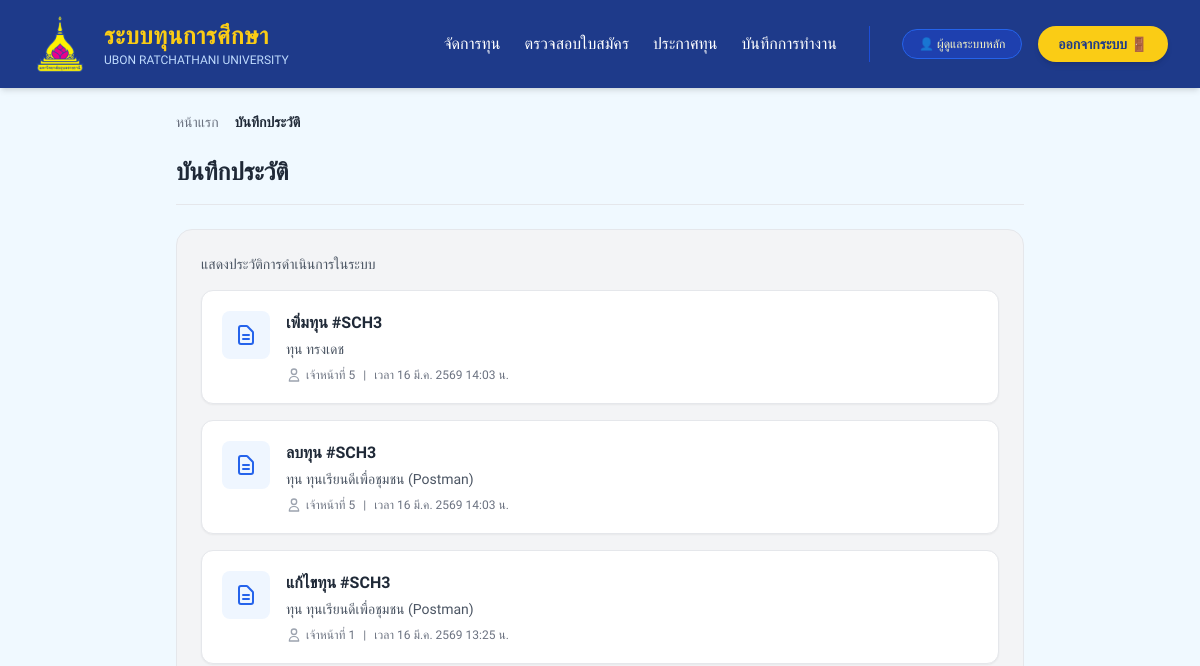
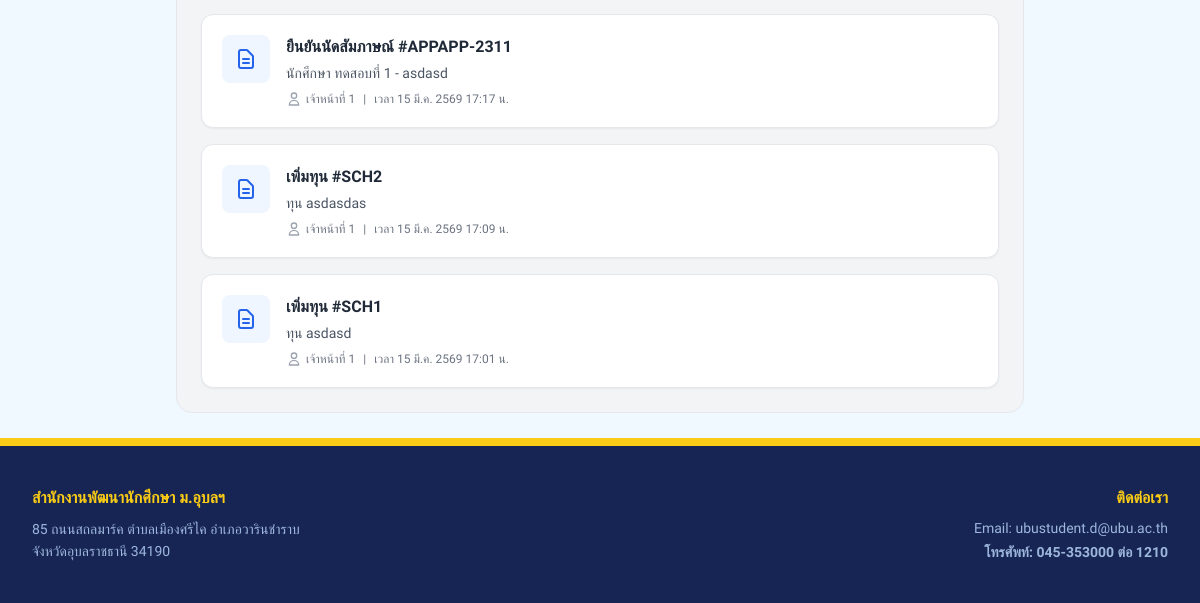
The page /officer/audit-log (signed in) on the database as committed earlier (2 pictures, top to bottom).
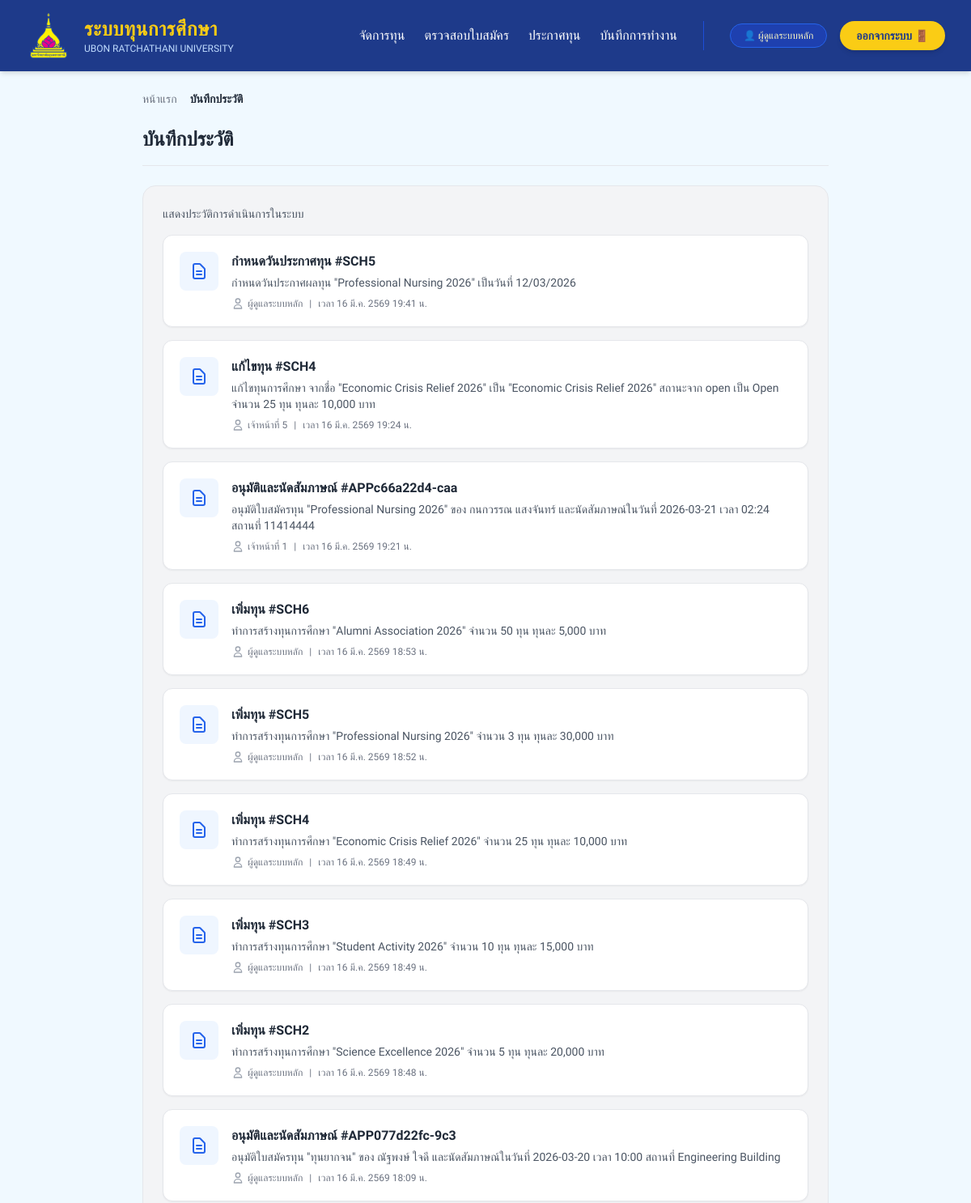
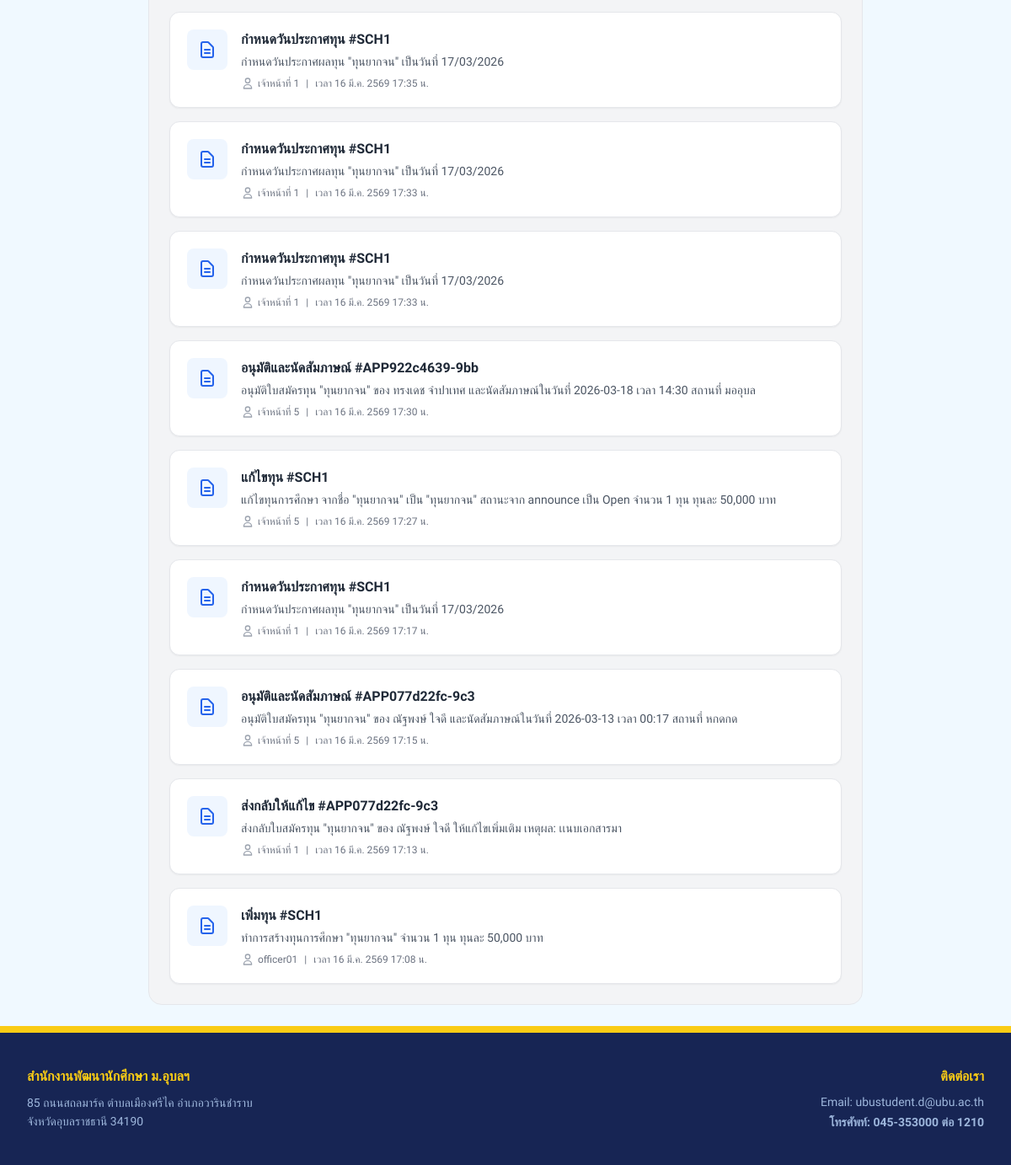
The same page on the database as committed later (2 pictures, top to bottom).
### models.py (models this page shows)
class AuditLog(db.Model):
    __tablename__ = 'audit_log'
    id = db.Column(db.Integer, primary_key=True)
    created_at = db.Column(db.DateTime, default=datetime.utcnow)
    officer_username = db.Column(db.String(50), nullable=False)  # ชื่อ/รหัสเจ้าหน้าที่
    officer_label = db.Column(db.String(50), nullable=True)      # ฉายาแสดง เช่น เจ้าหน้าที่(A)
    action = db.Column(db.String(50), nullable=False)            # ชนิดการทำงาน
    action_title = db.Column(db.String(100), nullable=True)      # ชื่อการกระทำภาษาไทย
    reference_id = db.Column(db.String(30), nullable=True)       # รหัสอ้างอิง เช่น APP345, SCH001
    details = db.Column(db.String(500))                          # คำอธิบายรายละเอียด
    status_after = db.Column(db.String(100), nullable=True)      # สถานะหลังแก้ไข/ปัจจุบัน
    previous_value = db.Column(db.String(200), nullable=True)    # ค่าเดิมก่อนแก้ไข

### routes/officer_routes.py (the view, shortened to what this page needs)
@officer_bp.route('/audit-log')
def audit_log():
    staff_filter = request.args.get('staff', '')
    query = AuditLog.query.order_by(AuditLog.created_at.desc())
    logs = query.all()
    for log in logs:
        officer = Officer.query.filter_by(username=log.officer_username).first()
        log.officer_id = officer.id if officer else None
        log.officer_name = officer.name if (officer and officer.name) else (log.officer_label or log.officer_username)
    all_logs = AuditLog.query.all()
    staff_set = set()
    for log in all_logs:
        staff_set.add(log.officer_label or log.officer_username)
    staff_list = sorted(staff_set) if staff_set else []
    return render_template('officer/audit_log.html', logs=logs, staff_list=staff_list, total_count=len(logs), selected_staff=staff_filter)

### routes/officer_routes.py (called while the page is built)
@officer_bp.before_request
def require_officer_login():
    exempt_routes = ['officer.login', 'officer.api_scholarships']
    if request.endpoint and request.endpoint not in exempt_routes:
        if "user_id" not in session or session.get("role") != "officer":
            if request.path.startswith('/officer/api/'):
                return jsonify({"status": "error", "message": "Unauthorized API access. Session required."}), 401
            flash("กรุณาเข้าสู่ระบบในฐานะเจ้าหน้าที่", "error")
            return redirect(url_for("login")) # Assuming login is the global login defined in app.py

### templates/officer/audit_log.html (shortened to what this page needs)
{% extends "layouts/base.html" %}
{% block nav_links %}
    <a href="{{ url_for('officer.list_scholarships') }}" class="text-white hover:text-yellow-400 font-medium transition-colors">จัดการทุน</a>
    <a href="{{ url_for('officer.applications') }}" class="text-white hover:text-yellow-400 font-medium transition-colors">ตรวจสอบใบสมัคร</a>
    <a href="{{ url_for('officer.final_announcement') }}" class="text-white hover:text-yellow-400 font-medium transition-colors">ประกาศทุน</a>
    <a href="{{ url_for('officer.audit_log') }}" class="text-white hover:text-yellow-400 font-medium transition-colors">บันทึกการทำงาน</a>
{% endblock %}
{% block role_name %}{{ session.get('user_name', 'เจ้าหน้าที่') }}{% endblock %}
{% block profile_link %}/officer/profile{% endblock %}
{% block content %}
<div class="max-w-4xl mx-auto p-6">
    <div class="mb-6 flex items-center text-sm text-gray-500">
        <a href="{{ url_for('officer.home') }}" class="hover:text-blue-600 transition">หน้าแรก</a>
        <span class="font-bold text-gray-800">บันทึกประวัติ</span>
    </div>
    <div class="mb-6 pb-4 border-b border-gray-200">
        <h1 class="text-2xl font-bold text-gray-800">บันทึกประวัติ</h1>
    </div>
    <div class="bg-gray-100 rounded-2xl p-6 border border-gray-200">
        <p class="text-sm text-gray-600 mb-4 font-medium">แสดงประวัติการดำเนินการในระบบ</p>
        <div class="space-y-4">
            {% for log in logs %}
            <div class="bg-white rounded-xl shadow-sm border border-gray-200 p-5 flex gap-4 hover:shadow-md transition">
                <div class="flex-shrink-0 w-12 h-12 bg-blue-50 rounded-lg flex items-center justify-center">
                    <svg class="w-6 h-6 text-blue-600" fill="none" stroke="currentColor" viewBox="0 0 24 24">
                        <path stroke-linecap="round" stroke-linejoin="round" stroke-width="2" d="M9 12h6m-6 4h6m2 5H7a2 2 0 01-2-2V5a2 2 0 012-2h5.586a1 1 0 01.707.293l5.414 5.414a1 1 0 01.293.707V19a2 2 0 01-2 2z"></path>
                    </svg>
                </div>
                <div class="flex-1 min-w-0">
                    <h3 class="font-bold text-gray-800 text-base mb-1">
                        {{ log.action_title or (
                            'อนุมัติ' if log.action == 'approved' else
                            'ปฏิเสธ' if log.action == 'rejected' else
                            'อนุมัติและนัดสัมภาษณ์' if log.action == 'approved_interview' else
                            'สร้างทุน' if log.action == 'create_scholarship' else
                            'ประกาศทุน' if log.action == 'announce_scholarship' else
                            'แก้ไข' if log.action == 'edit' else
                            'เข้าสู่ระบบ' if log.action == 'login' else
                            'ดาวน์โหลด' if log.action == 'download' else log.action
                        ) }}{% if log.reference_id %} #{{ log.reference_id }}{% else %} #{{ log.id }}{% endif %}
                    </h3>
                    <p class="text-gray-600 text-sm mb-2">
                        {{ log.details or '-' }}
                    </p>
                    <p class="text-gray-500 text-xs flex items-center gap-1">
                        <svg class="w-4 h-4 text-gray-400" fill="none" stroke="currentColor" viewBox="0 0 24 24">
                            <path stroke-linecap="round" stroke-linejoin="round" stroke-width="2" d="M16 7a4 4 0 11-8 0 4 4 0 018 0zM12 14a7 7 0 00-7 7h14a7 7 0 00-7-7z"></path>
                        </svg>
                        {{ log.officer_label or log.officer_username }}
                        <span class="mx-1">|</span>
                        เวลา {{ log.created_at | thai_date }}
                    </p>
                </div>
            </div>
            {% else %}
            <div class="bg-white rounded-xl shadow-sm border border-gray-200 p-8 text-center text-gray-500">
                ยังไม่มีรายการบันทึกการทำงาน
            </div>
            {% endfor %}
        </div>
    </div>
</div>
{% endblock %}

Rows that differ between the two databases and show on the page:
removed AuditLog: action_title "เพิ่มทุน", reference_id "SCH3", details "ทุน ทรงเดช", officer_label "เจ้าหน้าที่ 5", created_at|thai_date "16 มี.ค. 2569 14:03 น."
removed AuditLog: action_title "แก้ไขทุน", reference_id "SCH3", details "ทุน ทุนเรียนดีเพื่อชุมชน (Postman)", officer_label "เจ้าหน้าที่ 1", created_at|thai_date "16 มี.ค. 2569 13:25 น."
removed AuditLog: action_title "เพิ่มทุน", reference_id "SCH2", details "ทุน asdasdas", officer_label "เจ้าหน้าที่ 1", created_at|thai_date "15 มี.ค. 2569 17:09 น."
added AuditLog: action_title "กำหนดวันประกาศทุน", reference_id "SCH5", details "กำหนดวันประกาศผลทุน \"Professional Nursing 2026\" เป็นวันที่ 12/03/2026", officer_label "ผู้ดูแลระบบหลัก", created_at|thai_date "16 มี.ค. 2569 19:41 น."
added AuditLog: action_title "แก้ไขทุน", reference_id "SCH4", details "แก้ไขทุนการศึกษา จากชื่อ \"Economic Crisis Relief 2026\" เป็น \"Economic Crisis Relief 2026\" สถานะจาก open เป็น Open จำนวน 25 ทุน ทุนละ 10,000 บาท", officer_label "เจ้าหน้าที่ 5", created_at|thai_date "16 มี.ค. 2569 19:24 น."
added AuditLog: action_title "อนุมัติและนัดสัมภาษณ์", reference_id "APPc66a22d4-caa", details "อนุมัติใบสมัครทุน \"Professional Nursing 2026\" ของ กนกวรรณ แสงจันทร์ และนัดสัมภาษณ์ในวันที่ 2026-03-21 เวลา 02:24 สถานที่ 11414444", officer_label "เจ้าหน้าที่ 1", created_at|thai_date "16 มี.ค. 2569 19:21 น."
added AuditLog: action_title "เพิ่มทุน", reference_id "SCH6", details "ทำการสร้างทุนการศึกษา \"Alumni Association 2026\" จำนวน 50 ทุน ทุนละ 5,000 บาท", officer_label "ผู้ดูแลระบบหลัก", created_at|thai_date "16 มี.ค. 2569 18:53 น."
added AuditLog: action_title "เพิ่มทุน", reference_id "SCH5", details "ทำการสร้างทุนการศึกษา \"Professional Nursing 2026\" จำนวน 3 ทุน ทุนละ 30,000 บาท", officer_label "ผู้ดูแลระบบหลัก", created_at|thai_date "16 มี.ค. 2569 18:52 น."
added AuditLog: action_title "เพิ่มทุน", reference_id "SCH4", details "ทำการสร้างทุนการศึกษา \"Economic Crisis Relief 2026\" จำนวน 25 ทุน ทุนละ 10,000 บาท", officer_label "ผู้ดูแลระบบหลัก", created_at|thai_date "16 มี.ค. 2569 18:49 น."
added AuditLog: action_title "เพิ่มทุน", reference_id "SCH3", details "ทำการสร้างทุนการศึกษา \"Student Activity 2026\" จำนวน 10 ทุน ทุนละ 15,000 บาท", officer_label "ผู้ดูแลระบบหลัก", created_at|thai_date "16 มี.ค. 2569 18:49 น."
added AuditLog: action_title "เพิ่มทุน", reference_id "SCH2", details "ทำการสร้างทุนการศึกษา \"Science Excellence 2026\" จำนวน 5 ทุน ทุนละ 20,000 บาท", officer_label "ผู้ดูแลระบบหลัก", created_at|thai_date "16 มี.ค. 2569 18:48 น."
added AuditLog: action_title "อนุมัติและนัดสัมภาษณ์", reference_id "APP077d22fc-9c3", details "อนุมัติใบสมัครทุน \"ทุนยากจน\" ของ ณัฐพงษ์ ใจดี และนัดสัมภาษณ์ในวันที่ 2026-03-20 เวลา 10:00 สถานที่ Engineering Building", officer_label "ผู้ดูแลระบบหลัก", created_at|thai_date "16 มี.ค. 2569 18:09 น."
added AuditLog: action_title "กำหนดวันประกาศทุน", reference_id "SCH1", details "กำหนดวันประกาศผลทุน \"ทุนยากจน\" เป็นวันที่ 17/03/2026", officer_label "เจ้าหน้าที่ 1", created_at|thai_date "16 มี.ค. 2569 17:35 น."
added AuditLog: action_title "กำหนดวันประกาศทุน", reference_id "SCH1", details "กำหนดวันประกาศผลทุน \"ทุนยากจน\" เป็นวันที่ 17/03/2026", officer_label "เจ้าหน้าที่ 1", created_at|thai_date "16 มี.ค. 2569 17:33 น."
added AuditLog: action_title "กำหนดวันประกาศทุน", reference_id "SCH1", details "กำหนดวันประกาศผลทุน \"ทุนยากจน\" เป็นวันที่ 17/03/2026", officer_label "เจ้าหน้าที่ 1", created_at|thai_date "16 มี.ค. 2569 17:33 น."
added AuditLog: action_title "อนุมัติและนัดสัมภาษณ์", reference_id "APP922c4639-9bb", details "อนุมัติใบสมัครทุน \"ทุนยากจน\" ของ ทรงเดช จำปาเทศ และนัดสัมภาษณ์ในวันที่ 2026-03-18 เวลา 14:30 สถานที่ มออุบล", officer_label "เจ้าหน้าที่ 5", created_at|thai_date "16 มี.ค. 2569 17:30 น."
changed AuditLog: action_title "ลบทุน" → "แก้ไขทุน"; reference_id "SCH3" → "SCH1"; details "ทุน ทุนเรียนดีเพื่อชุมชน (Postman)" → "แก้ไขทุนการศึกษา จากชื่อ \"ทุนยากจน\" เป็น \"ทุนยากจน\" สถานะจาก announce เป็น Open จำนวน 1 ทุน ทุนละ 50,000 บาท"; created_at|thai_date "16 มี.ค. 2569 14:03 น." → "16 มี.ค. 2569 17:27 น."
added AuditLog: action_title "กำหนดวันประกาศทุน", reference_id "SCH1", details "กำหนดวันประกาศผลทุน \"ทุนยากจน\" เป็นวันที่ 17/03/2026", officer_label "เจ้าหน้าที่ 1", created_at|thai_date "16 มี.ค. 2569 17:17 น."
changed AuditLog: action_title "ยืนยันนัดสัมภาษณ์" → "อนุมัติและนัดสัมภาษณ์"; reference_id "APPAPP-2311" → "APP077d22fc-9c3"; details "นักศึกษา ทดสอบที่ 1 - asdasd" → "อนุมัติใบสมัครทุน \"ทุนยากจน\" ของ ณัฐพงษ์ ใจดี และนัดสัมภาษณ์ในวันที่ 2026-03-13 เวลา 00:17 สถานที่ หกดกด"; officer_label "เจ้าหน้าที่ 1" → "เจ้าหน้าที่ 5"; created_at|thai_date "15 มี.ค. 2569 17:17 น." → "16 มี.ค. 2569 17:15 น."
added AuditLog: action_title "ส่งกลับให้แก้ไข", reference_id "APP077d22fc-9c3", details "ส่งกลับใบสมัครทุน \"ทุนยากจน\" ของ ณัฐพงษ์ ใจดี ให้แก้ไขเพิ่มเติม เหตุผล: เเนบเอกสารมา", officer_label "เจ้าหน้าที่ 1", created_at|thai_date "16 มี.ค. 2569 17:13 น."
changed AuditLog: details "ทุน asdasd" → "ทำการสร้างทุนการศึกษา \"ทุนยากจน\" จำนวน 1 ทุน ทุนละ 50,000 บาท"; officer_label "เจ้าหน้าที่ 1" → "officer01"; created_at|thai_date "15 มี.ค. 2569 17:01 น." → "16 มี.ค. 2569 17:08 น."
